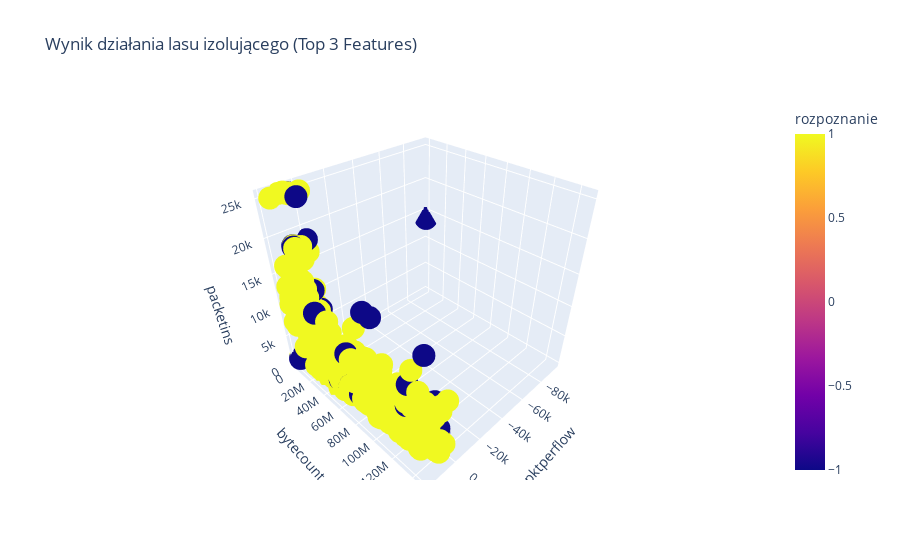

Source (notebook cell):
### Code cell
# Isolation forest
las_izol = IsolationForest(contamination=0.05, random_state=7)
outliers_pred = las_izol.fit_predict(X_train)

X_train['wspolczynnik_anomalnosci'] = las_izol.decision_function(X_train)
X_train['rozpoznanie'] = outliers_pred

top_features = ['pktperflow', 'bytecount', 'packetins']

# Plotting the 3D scatter plot
fig = px.scatter_3d(X_train, x=top_features[0], y=top_features[1], z=top_features[2], color='rozpoznanie',
                    title='Wynik działania lasu izolującego (Top 3 Features)')
fig.show()

### Figure 1 — Plotly figure (JSON) as saved in the notebook; plotly's stock layout.template omitted (floating-point values rounded to 4 significant figures; data arrays with more than 128 entries replaced by an {"elided": "..."} marker saying what was removed)
{"data": [{"hovertemplate": "pktperflow=%{x}<br>bytecount=%{y}<br>packetins=%{z}<br>rozpoznanie=%{marker.color}<extra></extra>", "legendgroup": "", "marker": {"color": {"elided": "626 int values"}, "coloraxis": "coloraxis", "symbol": "circle"}, "mode": "markers", "name": "", "scene": "scene", "showlegend": false, "type": "scatter3d", "x": {"elided": "626 int values"}, "y": {"elided": "626 int values"}, "z": {"elided": "626 int values"}}], "layout": {"coloraxis": {"colorbar": {"title": {"text": "rozpoznanie"}}, "colorscale": [[0, "#0d0887"], [0.1111, "#46039f"], [0.2222, "#7201a8"], [0.3333, "#9c179e"], [0.4444, "#bd3786"], [0.5556, "#d8576b"], [0.6667, "#ed7953"], [0.7778, "#fb9f3a"], [0.8889, "#fdca26"], [1, "#f0f921"]]}, "legend": {"tracegroupgap": 0}, "scene": {"domain": {"x": [0, 1], "y": [0, 1]}, "xaxis": {"title": {"text": "pktperflow"}}, "yaxis": {"title": {"text": "bytecount"}}, "zaxis": {"title": {"text": "packetins"}}}, "title": {"text": "Wynik działania lasu izolującego (Top 3 Features)"}}}
